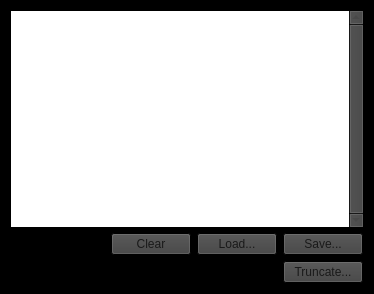
<?xml version="1.0" encoding="UTF-8"?>
<ui version="4.0">
 <class>PointWidget</class>
 <widget class="QWidget" name="PointWidget">
  <property name="geometry">
   <rect>
    <x>0</x>
    <y>0</y>
    <width>374</width>
    <height>294</height>
   </rect>
  </property>
  <property name="palette">
   <palette>
    <active>
     <colorrole role="WindowText">
      <brush brushstyle="SolidPattern">
       <color alpha="255">
        <red>0</red>
        <green>0</green>
        <blue>0</blue>
       </color>
      </brush>
     </colorrole>
     <colorrole role="Button">
      <brush brushstyle="SolidPattern">
       <color alpha="255">
        <red>64</red>
        <green>64</green>
        <blue>64</blue>
       </color>
      </brush>
     </colorrole>
     <colorrole role="Light">
      <brush brushstyle="SolidPattern">
       <color alpha="255">
        <red>64</red>
        <green>64</green>
        <blue>64</blue>
       </color>
      </brush>
     </colorrole>
     <colorrole role="Midlight">
      <brush brushstyle="SolidPattern">
       <color alpha="255">
        <red>38</red>
        <green>38</green>
        <blue>38</blue>
       </color>
      </brush>
     </colorrole>
     <colorrole role="Dark">
      <brush brushstyle="SolidPattern">
       <color alpha="255">
        <red>25</red>
        <green>25</green>
        <blue>25</blue>
       </color>
      </brush>
     </colorrole>
     <colorrole role="Mid">
      <brush brushstyle="SolidPattern">
       <color alpha="255">
        <red>38</red>
        <green>38</green>
        <blue>38</blue>
       </color>
      </brush>
     </colorrole>
     <colorrole role="Text">
      <brush brushstyle="SolidPattern">
       <color alpha="255">
        <red>0</red>
        <green>0</green>
        <blue>0</blue>
       </color>
      </brush>
     </colorrole>
     <colorrole role="ButtonText">
      <brush brushstyle="SolidPattern">
       <color alpha="255">
        <red>0</red>
        <green>0</green>
        <blue>0</blue>
       </color>
      </brush>
     </colorrole>
     <colorrole role="Base">
      <brush brushstyle="SolidPattern">
       <color alpha="255">
        <red>255</red>
        <green>255</green>
        <blue>255</blue>
       </color>
      </brush>
     </colorrole>
     <colorrole role="Window">
      <brush brushstyle="SolidPattern">
       <color alpha="255">
        <red>0</red>
        <green>0</green>
        <blue>0</blue>
       </color>
      </brush>
     </colorrole>
    </active>
    <inactive>
     <colorrole role="WindowText">
      <brush brushstyle="SolidPattern">
       <color alpha="255">
        <red>69</red>
        <green>69</green>
        <blue>69</blue>
       </color>
      </brush>
     </colorrole>
     <colorrole role="Button">
      <brush brushstyle="SolidPattern">
       <color alpha="255">
        <red>64</red>
        <green>64</green>
        <blue>64</blue>
       </color>
      </brush>
     </colorrole>
     <colorrole role="Light">
      <brush brushstyle="SolidPattern">
       <color alpha="255">
        <red>64</red>
        <green>64</green>
        <blue>64</blue>
       </color>
      </brush>
     </colorrole>
     <colorrole role="Midlight">
      <brush brushstyle="SolidPattern">
       <color alpha="255">
        <red>38</red>
        <green>38</green>
        <blue>38</blue>
       </color>
      </brush>
     </colorrole>
     <colorrole role="Dark">
      <brush brushstyle="SolidPattern">
       <color alpha="255">
        <red>25</red>
        <green>25</green>
        <blue>25</blue>
       </color>
      </brush>
     </colorrole>
     <colorrole role="Mid">
      <brush brushstyle="SolidPattern">
       <color alpha="255">
        <red>38</red>
        <green>38</green>
        <blue>38</blue>
       </color>
      </brush>
     </colorrole>
     <colorrole role="Text">
      <brush brushstyle="SolidPattern">
       <color alpha="255">
        <red>69</red>
        <green>69</green>
        <blue>69</blue>
       </color>
      </brush>
     </colorrole>
     <colorrole role="ButtonText">
      <brush brushstyle="SolidPattern">
       <color alpha="255">
        <red>0</red>
        <green>0</green>
        <blue>0</blue>
       </color>
      </brush>
     </colorrole>
     <colorrole role="Base">
      <brush brushstyle="SolidPattern">
       <color alpha="255">
        <red>255</red>
        <green>255</green>
        <blue>255</blue>
       </color>
      </brush>
     </colorrole>
     <colorrole role="Window">
      <brush brushstyle="SolidPattern">
       <color alpha="255">
        <red>0</red>
        <green>0</green>
        <blue>0</blue>
       </color>
      </brush>
     </colorrole>
    </inactive>
    <disabled>
     <colorrole role="WindowText">
      <brush brushstyle="SolidPattern">
       <color alpha="255">
        <red>25</red>
        <green>25</green>
        <blue>25</blue>
       </color>
      </brush>
     </colorrole>
     <colorrole role="Button">
      <brush brushstyle="SolidPattern">
       <color alpha="255">
        <red>64</red>
        <green>64</green>
        <blue>64</blue>
       </color>
      </brush>
     </colorrole>
     <colorrole role="Light">
      <brush brushstyle="SolidPattern">
       <color alpha="255">
        <red>64</red>
        <green>64</green>
        <blue>64</blue>
       </color>
      </brush>
     </colorrole>
     <colorrole role="Midlight">
      <brush brushstyle="SolidPattern">
       <color alpha="255">
        <red>38</red>
        <green>38</green>
        <blue>38</blue>
       </color>
      </brush>
     </colorrole>
     <colorrole role="Dark">
      <brush brushstyle="SolidPattern">
       <color alpha="255">
        <red>25</red>
        <green>25</green>
        <blue>25</blue>
       </color>
      </brush>
     </colorrole>
     <colorrole role="Mid">
      <brush brushstyle="SolidPattern">
       <color alpha="255">
        <red>38</red>
        <green>38</green>
        <blue>38</blue>
       </color>
      </brush>
     </colorrole>
     <colorrole role="Text">
      <brush brushstyle="SolidPattern">
       <color alpha="255">
        <red>25</red>
        <green>25</green>
        <blue>25</blue>
       </color>
      </brush>
     </colorrole>
     <colorrole role="ButtonText">
      <brush brushstyle="SolidPattern">
       <color alpha="255">
        <red>25</red>
        <green>25</green>
        <blue>25</blue>
       </color>
      </brush>
     </colorrole>
     <colorrole role="Base">
      <brush brushstyle="SolidPattern">
       <color alpha="255">
        <red>0</red>
        <green>0</green>
        <blue>0</blue>
       </color>
      </brush>
     </colorrole>
     <colorrole role="Window">
      <brush brushstyle="SolidPattern">
       <color alpha="255">
        <red>0</red>
        <green>0</green>
        <blue>0</blue>
       </color>
      </brush>
     </colorrole>
    </disabled>
   </palette>
  </property>
  <property name="windowTitle">
   <string>Form</string>
  </property>
  <layout class="QVBoxLayout" name="verticalLayout">
   <item>
    <widget class="QTableView" name="pointTable">
     <property name="minimumSize">
      <size>
       <width>350</width>
       <height>0</height>
      </size>
     </property>
     <property name="palette">
      <palette>
       <active>
        <colorrole role="AlternateBase">
         <brush brushstyle="SolidPattern">
          <color alpha="255">
           <red>254</red>
           <green>44</green>
           <blue>31</blue>
          </color>
         </brush>
        </colorrole>
       </active>
       <inactive>
        <colorrole role="AlternateBase">
         <brush brushstyle="SolidPattern">
          <color alpha="255">
           <red>254</red>
           <green>44</green>
           <blue>31</blue>
          </color>
         </brush>
        </colorrole>
       </inactive>
       <disabled>
        <colorrole role="AlternateBase">
         <brush brushstyle="SolidPattern">
          <color alpha="255">
           <red>254</red>
           <green>44</green>
           <blue>31</blue>
          </color>
         </brush>
        </colorrole>
       </disabled>
      </palette>
     </property>
     <property name="frameShape">
      <enum>QFrame::NoFrame</enum>
     </property>
     <property name="frameShadow">
      <enum>QFrame::Plain</enum>
     </property>
     <property name="verticalScrollBarPolicy">
      <enum>Qt::ScrollBarAlwaysOn</enum>
     </property>
     <property name="alternatingRowColors">
      <bool>true</bool>
     </property>
     <property name="selectionBehavior">
      <enum>QAbstractItemView::SelectItems</enum>
     </property>
     <attribute name="horizontalHeaderDefaultSectionSize">
      <number>1</number>
     </attribute>
    </widget>
   </item>
   <item>
    <layout class="QHBoxLayout" name="horizontalLayout">
     <item>
      <spacer name="horizontalSpacer">
       <property name="orientation">
        <enum>Qt::Horizontal</enum>
       </property>
       <property name="sizeHint" stdset="0">
        <size>
         <width>40</width>
         <height>20</height>
        </size>
       </property>
      </spacer>
     </item>
     <item>
      <widget class="QPushButton" name="b_clear">
       <property name="enabled">
        <bool>false</bool>
       </property>
       <property name="text">
        <string>Clear</string>
       </property>
      </widget>
     </item>
     <item>
      <widget class="QPushButton" name="b_load">
       <property name="enabled">
        <bool>false</bool>
       </property>
       <property name="text">
        <string>Load...</string>
       </property>
      </widget>
     </item>
     <item>
      <widget class="QPushButton" name="b_save">
       <property name="enabled">
        <bool>false</bool>
       </property>
       <property name="text">
        <string>Save...</string>
       </property>
      </widget>
     </item>
    </layout>
   </item>
   <item>
    <layout class="QHBoxLayout" name="horizontalLayout_2">
     <item>
      <spacer name="horizontalSpacer_2">
       <property name="orientation">
        <enum>Qt::Horizontal</enum>
       </property>
       <property name="sizeHint" stdset="0">
        <size>
         <width>40</width>
         <height>20</height>
        </size>
       </property>
      </spacer>
     </item>
     <item>
      <widget class="QPushButton" name="b_truncate">
       <property name="enabled">
        <bool>false</bool>
       </property>
       <property name="text">
        <string>Truncate...</string>
       </property>
      </widget>
     </item>
    </layout>
   </item>
  </layout>
 </widget>
 <resources/>
 <connections/>
</ui>
